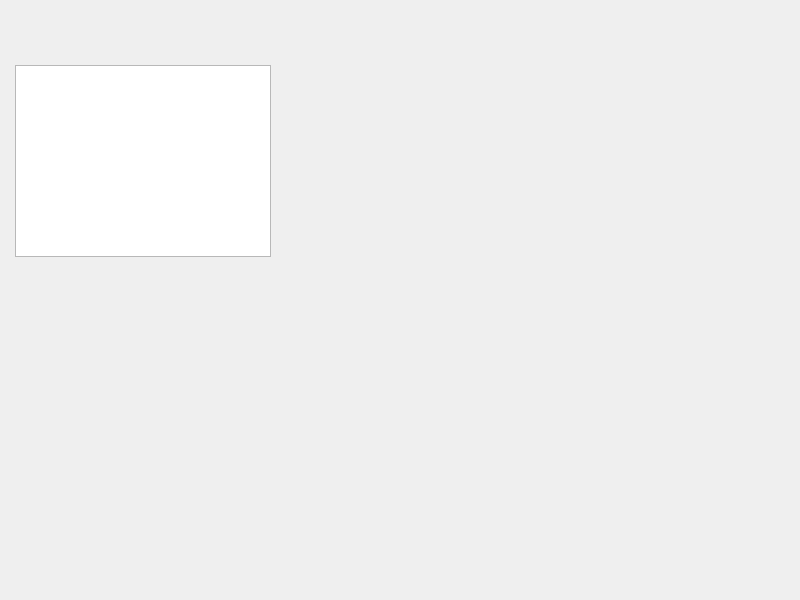
<?xml version="1.0" encoding="UTF-8"?>
<ui version="4.0">
 <class>MainWindow</class>
 <widget class="QMainWindow" name="MainWindow">
  <property name="geometry">
   <rect>
    <x>0</x>
    <y>0</y>
    <width>800</width>
    <height>600</height>
   </rect>
  </property>
  <property name="windowTitle">
   <string>MainWindow</string>
  </property>
  <property name="windowIcon">
   <iconset>
    <normaloff>Swimming_Trainer_16.png</normaloff>Swimming_Trainer_16.png</iconset>
  </property>
  <property name="iconSize">
   <size>
    <width>16</width>
    <height>16</height>
   </size>
  </property>
  <widget class="QWidget" name="centralWidget">
   <widget class="QLabel" name="label">
    <property name="geometry">
     <rect>
      <x>250</x>
      <y>85</y>
      <width>276</width>
      <height>241</height>
     </rect>
    </property>
    <property name="text">
     <string/>
    </property>
    <property name="pixmap">
     <pixmap>../diaphragmatic_breathing.jpg</pixmap>
    </property>
    <property name="scaledContents">
     <bool>true</bool>
    </property>
   </widget>
   <widget class="QGraphicsView" name="graphicsView">
    <property name="geometry">
     <rect>
      <x>15</x>
      <y>65</y>
      <width>256</width>
      <height>192</height>
     </rect>
    </property>
   </widget>
   <zorder>graphicsView</zorder>
   <zorder>label</zorder>
  </widget>
 </widget>
 <resources/>
 <connections/>
</ui>
